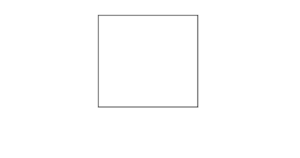
#> input picture square.png, 300 x 158 px
$ python edgeDetection.py
#> lines starting #> are read from the running program, lines starting #| are printed output that depends on the picture; after the words box and inside, x2 and y2 are one past the last pixel; in counts of white or black regions, pixels touching at a corner belong together
import cv2
import numpy as np

def find_squares(image_path):
    # Load the image
#> called with image_path = 'square.png'
    image = cv2.imread(image_path)
#> image is the input picture: shape (158, 300, 3); min 86, max 255, mean 253.7
    if image is None:
        print("Error: Image not found.")
        return

    gray = cv2.cvtColor(image, cv2.COLOR_BGR2GRAY)
    gray = cv2.GaussianBlur(gray, (5, 5), 0)
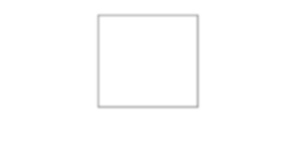
#> gray: shape (158, 300); min 181, max 255, mean 253.7

    # Edge detection
    edged = cv2.Canny(gray, 50, 150)
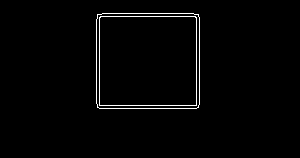
#> edged: shape (158, 300); 1.6% white in thin lines or dots, all inside (x1, y1, x2, y2) = (96, 13, 200, 109)

    # Find contours
    contours, _ = cv2.findContours(edged.copy(), cv2.RETR_LIST, cv2.CHAIN_APPROX_SIMPLE)
#> contours = 4 contours; box (x1, y1, x2, y2) and area: (96, 13, 200, 109) 9756, (96, 13, 200, 109) 9754, (99, 16, 197, 106) 8632, (99, 16, 197, 106) 8628

    # Draw squares on the edged image
    for cnt in contours:
        epsilon = 0.02 * cv2.arcLength(cnt, True)
        approx = cv2.approxPolyDP(cnt, epsilon, True)

        # Check if the polygon has 4 vertices, is convex and has reasonable area to be considered a square
        if len(approx) == 4 and cv2.isContourConvex(approx):
            area = cv2.contourArea(approx)
            if area > 1000:  # filter out very small squares
                x, y, w, h = cv2.boundingRect(approx)
                aspect_ratio = max(w, h) / min(w, h)
                if aspect_ratio < 1.2:  # more tolerant aspect ratio
                    cv2.drawContours(edged, [approx], -1, (255), 2)
#> this loop made 4 passes
#> (epsilon, approx, area, x, y, w, h, aspect_ratio) on passes 1 to 4: (7.37, [[99, 18], [194, 16], [196, 104], [100, 105]], 8358.5, 99, 16, 98, 90, 1.09), (7.42, [[99, 17], [99, 105], [196, 105], [195, 16]], 8540.5, 99, 16, 98, 90, 1.09), (7.78, [[97, 15], [197, 14], [198, 106], [99, 108]], 9206, 97, 14, 102, 95, 1.07), (7.83, [[97, 14], [97, 107], [198, 107], [198, 14]], 9393, 97, 14, 102, 94, 1.09)
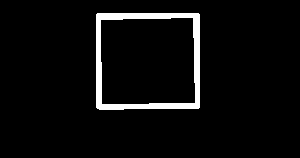
#> edged: shape (158, 300); 4.6% white; 1 white region, box (x1, y1, x2, y2) and area: (96, 13, 200, 110) 2186

    # Show edged image with squares highlighted
    cv2.imshow('Squares on Edged Image', edged)
    cv2.waitKey(0)
    cv2.destroyAllWindows()

# Example usage
find_squares('square.png')
